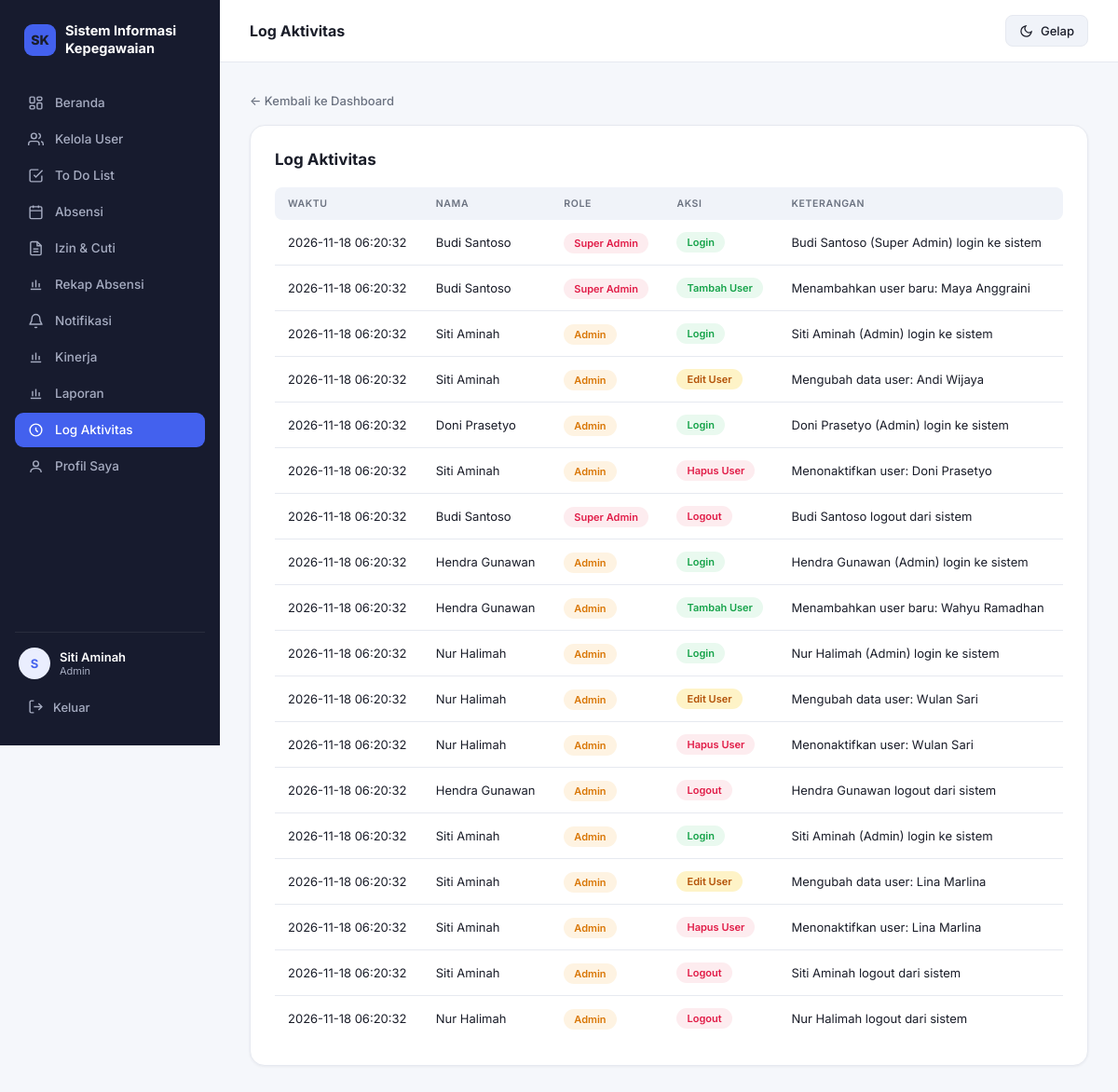
Screenshot of /log_aktivitas.php (signed in) with the database file from the repository.
### tables this page shows
CREATE TABLE `log_aktivitas` (
  `id` INT(11) NOT NULL AUTO_INCREMENT,
  `user_id` VARCHAR(50) NOT NULL,
  `aksi` ENUM('login','logout','tambah_user','edit_user','hapus_user','tambah_tugas','edit_tugas','hapus_tugas') NOT NULL,
  `keterangan` VARCHAR(255) DEFAULT NULL,
  `waktu` TIMESTAMP NOT NULL DEFAULT CURRENT_TIMESTAMP,
  PRIMARY KEY (`id`),
  KEY `idx_log_user` (`user_id`),
  KEY `idx_log_waktu` (`waktu`),
  CONSTRAINT `fk_log_user` FOREIGN KEY (`user_id`) REFERENCES `users` (`id`)
    ON DELETE CASCADE ON UPDATE CASCADE
);

CREATE TABLE `users` (
  `id` VARCHAR(50) NOT NULL,
  `nama` VARCHAR(100) NOT NULL,
  `unit_kerja` VARCHAR(100) NOT NULL,
  `email` VARCHAR(100) NOT NULL,
  `nomor_hp` VARCHAR(20) NOT NULL,
  `role` ENUM('super_admin','admin','user') NOT NULL DEFAULT 'user',
  `password` VARCHAR(255) NOT NULL,
  `aktif` TINYINT(1) NOT NULL DEFAULT 1,
  `email_terverifikasi` TINYINT(1) NOT NULL DEFAULT 0,
  `token_verifikasi` VARCHAR(64) DEFAULT NULL,
  `token_reset` VARCHAR(64) DEFAULT NULL,
  `token_reset_kadaluarsa` DATETIME DEFAULT NULL,
  `created_at` TIMESTAMP NOT NULL DEFAULT CURRENT_TIMESTAMP,
  `updated_at` TIMESTAMP NOT NULL DEFAULT CURRENT_TIMESTAMP ON UPDATE CURRENT_TIMESTAMP,
  PRIMARY KEY (`id`),
  UNIQUE KEY `uk_users_email` (`email`),
  KEY `idx_users_role` (`role`),
  KEY `idx_users_token_verifikasi` (`token_verifikasi`),
  KEY `idx_users_token_reset` (`token_reset`)
);

### db.php (called while the page is built, shortened)
<?php
function db_query(mysqli $koneksi, string $sql): mysqli_result
{
    $hasil = mysqli_query($koneksi, $sql);
    return $hasil;
}

### log_aktivitas.php (the view, shortened to what this page needs)
<?php
require_once "config/koneksi.php";
$sql = "SELECT l.*, u.nama AS nama_user, u.role AS role_user
        FROM log_aktivitas l
        JOIN users u ON l.user_id = u.id
        ORDER BY l.waktu DESC";
$result = db_query($koneksi, $sql);
function labelAksi($a) {
    $map = [
        'login' => 'Login',
        'logout' => 'Logout',
        'tambah_user' => 'Tambah User',
        'edit_user' => 'Edit User',
        'hapus_user' => 'Hapus User',
        'tambah_tugas' => 'Tambah Tugas',
        'edit_tugas' => 'Edit Tugas',
        'hapus_tugas' => 'Hapus Tugas'
    ];
    return $map[$a] ?? $a;
}
function warnaAksi($a) {
    $map = [
        'login' => 'badge-aktif',
        'logout' => 'badge-nonaktif',
        'tambah_user' => 'badge-aktif',
        'edit_user' => 'badge-prioritas-sedang',
        'hapus_user' => 'badge-nonaktif',
        'tambah_tugas' => 'badge-aktif',
        'edit_tugas' => 'badge-prioritas-sedang',
        'hapus_tugas' => 'badge-nonaktif'
    ];
    return $map[$a] ?? '';
}
?>
<!DOCTYPE html>
<html lang="id">
<head>
    <link rel="stylesheet" href="assets/css/style.css">
</head>
<body>
    <div class="app-shell">
    <?php include 'includes/sidebar.php'; ?>
    <div class="main-area">
        <div class="topbar">
            <div class="topbar-title">Log Aktivitas</div>
            <div class="topbar-right">
                <button class="theme-toggle" onclick="toggleTheme()" type="button">
                    <span class="theme-toggle-icon"></span><span class="theme-toggle-label">Gelap</span>
                </button>
            </div>
        </div>
<div class="container">
        <a href="dashboard.php" class="back-link">&larr; Kembali ke Dashboard</a>
        <div class="card-box">
            <div class="card-header">
                <h2>Log Aktivitas</h2>
            </div>
            <div class="table-responsive">
                <table>
                    <thead>
                        <tr>
                            <th>Waktu</th>
                            <th>Nama</th>
                            <th>Role</th>
                            <th>Aksi</th>
                            <th>Keterangan</th>
                        </tr>
                    </thead>
                    <tbody>
                        <?php if (mysqli_num_rows($result) > 0): ?>
                            <?php while ($row = mysqli_fetch_assoc($result)): ?>
                                <tr>
                                    <td><?= htmlspecialchars($row['waktu']) ?></td>
                                    <td><?= htmlspecialchars($row['nama_user']) ?></td>
                                    <td><span class="role-badge role-<?= htmlspecialchars($row['role_user']) ?>"><?= htmlspecialchars(str_replace('_', ' ', $row['role_user'])) ?></span></td>
                                    <td><span class="badge <?= warnaAksi($row['aksi']) ?>"><?= labelAksi($row['aksi']) ?></span></td>
                                    <td><?= htmlspecialchars($row['keterangan']) ?></td>
                                </tr>
                            <?php endwhile; ?>
                        <?php else: ?>
                            <tr><td colspan="5" style="text-align:center; padding:20px;">Belum ada aktivitas tercatat.</td></tr>
                        <?php endif; ?>
                    </tbody>
                </table>
            </div>
        </div>
    </div>
    </div>
</div>
</body>
</html>

### style.css (style rules this page uses)
:root, :root[data-theme="light"] { --bg: #F5F7FB; --surface: #FFFFFF; --surface-alt: #F0F3F9; --border: #E6E9F0; --text: #1A1D29; --text-muted: #6B7280; --primary: #4361EE; --primary-dark: #3145C4; --primary-soft: #EAEEFE; --success: #16A34A; --success-soft: #E9F9EF; --danger: #E11D48; --danger-soft: #FDECEF; --warning: #D97706; --warning-soft: #FEF3E2; --shadow: 0 8px 24px rgba(20,25,50,0.08); --shadow-sm: 0 1px 3px rgba(20,25,50,0.06); --sidebar-bg: #171B2E; --sidebar-text: #A6ACC1; --sidebar-text-active: #FFFFFF; }
* { margin: 0; padding: 0; box-sizing: border-box; }
html { color-scheme: light dark; }
body { font-family: 'Inter', -apple-system, sans-serif; color: var(--text); background: var(--bg); transition: background 0.2s ease, color 0.2s ease; font-size: 14px; }
a { color: inherit; text-decoration: none; }
button { font-family: inherit; cursor: pointer; }
.theme-toggle { display: flex; align-items: center; gap: 8px; background: var(--surface-alt); border: 1px solid var(--border); color: var(--text); padding: 8px 14px; border-radius: 8px; font-size: 13px; font-weight: 500; transition: 0.15s; }
.theme-toggle-icon { width: 15px; height: 15px; display: inline-flex; }
.app-shell { display: flex; min-height: 100vh; }
.main-area { flex: 1; min-width: 0; }
.topbar { background: var(--surface); border-bottom: 1px solid var(--border); padding: 16px 32px; display: flex; justify-content: space-between; align-items: center; position: sticky; top: 0; z-index: 10; gap: 12px; flex-wrap: wrap; }
.topbar-title { font-size: 16px; font-weight: 700; color: var(--text); }
.topbar-right { display: flex; align-items: center; gap: 14px; }
.container { max-width: 1180px; margin: 0 auto; padding: 32px; }
.card-box { background: var(--surface); border: 1px solid var(--border); border-radius: 16px; padding: 26px; box-shadow: var(--shadow-sm); }
.card-header { display: flex; justify-content: space-between; align-items: center; margin-bottom: 20px; flex-wrap: wrap; gap: 12px; }
.card-header h2 { font-size: 17px; font-weight: 700; color: var(--text); }
.table-responsive { overflow-x: auto; }
table { width: 100%; border-collapse: collapse; font-size: 13px; }
thead th { background: var(--surface-alt); color: var(--text-muted); text-transform: uppercase; font-size: 10.5px; letter-spacing: 0.6px; font-weight: 600; padding: 11px 14px; text-align: left; white-space: nowrap; }
thead th:first-child { border-radius: 8px 0 0 8px; }
thead th:last-child { border-radius: 0 8px 8px 0; }
tbody td { padding: 13px 14px; border-bottom: 1px solid var(--border); color: var(--text); }
tbody tr:last-child td { border-bottom: none; }
tbody tr { transition: background 0.12s; }
.badge { padding: 4px 11px; border-radius: 20px; font-size: 11px; font-weight: 600; white-space: nowrap; display: inline-block; }
.role-badge { padding: 4px 11px; border-radius: 20px; font-size: 11px; font-weight: 600; text-transform: capitalize; }
.role-super_admin, .badge-nonaktif, .badge-prioritas-tinggi, .badge-status-tertunda, .badge-status-alpha, .badge-status-ditolak { background: var(--danger-soft); color: var(--danger); }
.role-admin, .badge-prioritas-sedang, .badge-status-proses, .badge-status-terlambat, .badge-status-pending, .badge-status-izin { background: var(--warning-soft); color: var(--warning); }
.badge-aktif, .badge-status-selesai, .badge-status-hadir, .badge-status-disetujui, .badge-status-sakit { background: var(--success-soft); color: var(--success); }
.back-link { display: inline-flex; align-items: center; gap: 6px; margin-bottom: 18px; color: var(--text-muted); font-size: 13px; font-weight: 500; transition: 0.15s; }

### log_aktivitas.php (style rules this page uses)
.badge-prioritas-sedang { background:#fef3c7; color:#b45309; }

### rows the page displays
log_aktivitas: waktu "2026-11-18 06:20:32", user.nama "Budi Santoso", user.role "Super Admin", aksi "Login", keterangan "Budi Santoso (Super Admin) login ke sistem"
log_aktivitas: waktu "2026-11-18 06:20:32", user.nama "Budi Santoso", user.role "Super Admin", aksi "Tambah User", keterangan "Menambahkan user baru: Maya Anggraini"
log_aktivitas: waktu "2026-11-18 06:20:32", user.nama "Siti Aminah", user.role "Admin", aksi "Login", keterangan "Siti Aminah (Admin) login ke sistem"
log_aktivitas: waktu "2026-11-18 06:20:32", user.nama "Siti Aminah", user.role "Admin", aksi "Edit User", keterangan "Mengubah data user: Andi Wijaya"
log_aktivitas: waktu "2026-11-18 06:20:32", user.nama "Doni Prasetyo", user.role "Admin", aksi "Login", keterangan "Doni Prasetyo (Admin) login ke sistem"
log_aktivitas: waktu "2026-11-18 06:20:32", user.nama "Siti Aminah", user.role "Admin", aksi "Hapus User", keterangan "Menonaktifkan user: Doni Prasetyo"
log_aktivitas: waktu "2026-11-18 06:20:32", user.nama "Budi Santoso", user.role "Super Admin", aksi "Logout", keterangan "Budi Santoso logout dari sistem"
log_aktivitas: waktu "2026-11-18 06:20:32", user.nama "Hendra Gunawan", user.role "Admin", aksi "Login", keterangan "Hendra Gunawan (Admin) login ke sistem"
log_aktivitas: waktu "2026-11-18 06:20:32", user.nama "Hendra Gunawan", user.role "Admin", aksi "Tambah User", keterangan "Menambahkan user baru: Wahyu Ramadhan"
log_aktivitas: waktu "2026-11-18 06:20:32", user.nama "Nur Halimah", user.role "Admin", aksi "Login", keterangan "Nur Halimah (Admin) login ke sistem"
log_aktivitas: waktu "2026-11-18 06:20:32", user.nama "Nur Halimah", user.role "Admin", aksi "Edit User", keterangan "Mengubah data user: Wulan Sari"
log_aktivitas: waktu "2026-11-18 06:20:32", user.nama "Nur Halimah", user.role "Admin", aksi "Hapus User", keterangan "Menonaktifkan user: Wulan Sari"
log_aktivitas: waktu "2026-11-18 06:20:32", user.nama "Hendra Gunawan", user.role "Admin", aksi "Logout", keterangan "Hendra Gunawan logout dari sistem"
log_aktivitas: waktu "2026-11-18 06:20:32", user.nama "Siti Aminah", user.role "Admin", aksi "Login", keterangan "Siti Aminah (Admin) login ke sistem"
log_aktivitas: waktu "2026-11-18 06:20:32", user.nama "Siti Aminah", user.role "Admin", aksi "Edit User", keterangan "Mengubah data user: Lina Marlina"
log_aktivitas: waktu "2026-11-18 06:20:32", user.nama "Siti Aminah", user.role "Admin", aksi "Hapus User", keterangan "Menonaktifkan user: Lina Marlina"
log_aktivitas: waktu "2026-11-18 06:20:32", user.nama "Siti Aminah", user.role "Admin", aksi "Logout", keterangan "Siti Aminah logout dari sistem"
log_aktivitas: waktu "2026-11-18 06:20:32", user.nama "Nur Halimah", user.role "Admin", aksi "Logout", keterangan "Nur Halimah logout dari sistem"

### other values shown
substr($_SESSION['nama'], 0, 1) "S"
$_SESSION['nama'] "Siti Aminah"
str_replace('_', ' ', $_SESSION['role']) "Admin"
